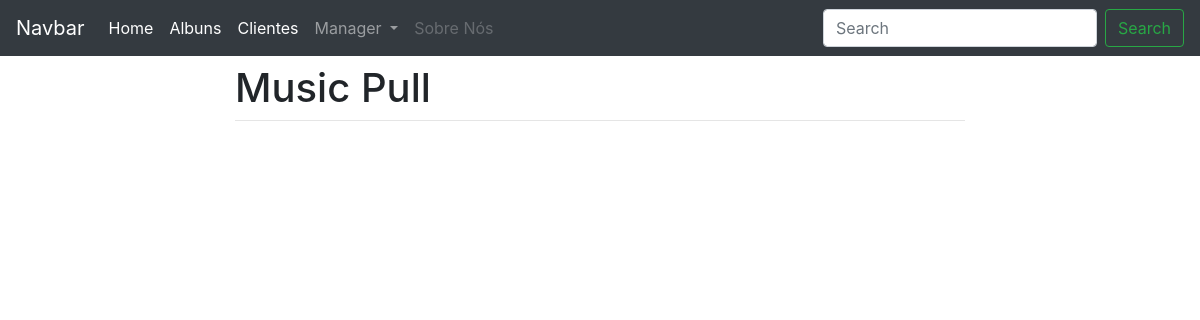
The page /Rc/ on the database as committed earlier.
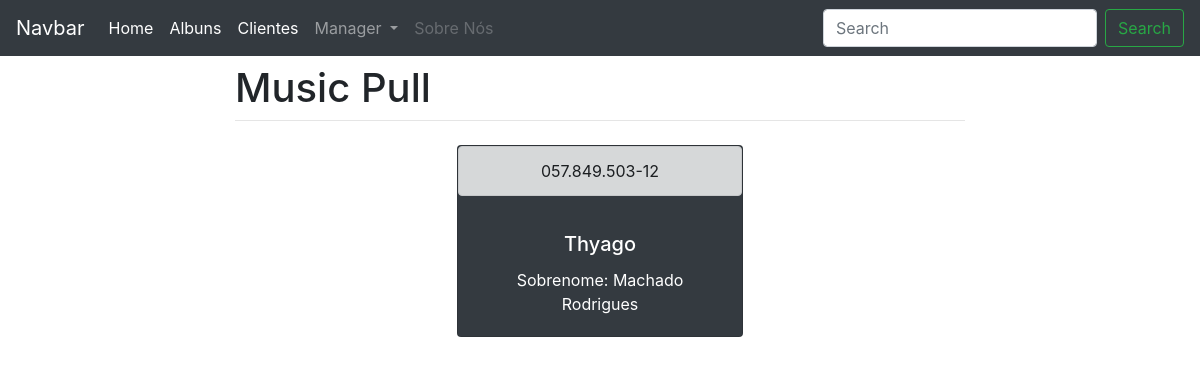
The same page on the database as committed later.
### musicas/models.py (models this page shows)
class Clientes (models.Model):
	nome = models.CharField(max_length=70,verbose_name='Nome')
	sobrenome = models.CharField(max_length=70,verbose_name='Sobrenome',default='')
	cpf = models.CharField(max_length=14,verbose_name='Cpf',default='000.000.000-00')
	class Meta:
		verbose_name_plural='Clientes'
	def __str__(self):
		return self.nome

### musicas/views.py (the view)
# urls.py: path('Rc/',rcliente,name="rC"),
def rcliente(request):
	data = {}
	data['clientes']= Clientes.objects.all()
	return render(request, 'musicas/listagemC.html',data)

### templates/musicas/listagemC.html
{% extends 'musicas/base.html' %}
{% block content %}
<div class="row justify-content-center" id="cards">
	{%for cliente in clientes %}
		<div class="col-sm-5">
			<div  class="card text-white text-center bg-dark mb-3" style="max-width: 18rem;" >
				<div class="alert alert-dark" role="alert">{{cliente.cpf}}</div>
				<div class="card-body">
					<h5 class="card-title"> {{cliente}}</h5>
					<p class="card-text">Sobrenome: {{cliente.sobrenome}}</p>
				</div>
			</div>
		</div>
	{%endfor%}
</div>
{% endblock %}

### templates/musicas/base.html (shortened to what this page needs)
<!doctype html>
<html lang="en">
  <head>
    <link rel="stylesheet" href="https://stackpath.bootstrapcdn.com/bootstrap/4.1.3/css/bootstrap.min.css">
  </head>
  <body>
      <nav class="navbar navbar-expand-lg navbar-dark bg-dark">
          <a class="navbar-brand" href="#">Navbar</a>
          <div class="collapse navbar-collapse" id="navbarSupportedContent">
            <ul class="navbar-nav mr-auto">
              <li class="nav-item active">
                <a class="nav-link" href="{%url 'home' %}">Home <span class="sr-only">(current)</span></a>
              </li>
              <li class="nav-item active">
                <a class="nav-link" href="{%url 'rA' %}">Albuns</a>
              </li>
              <li class="nav-item active">
                <a class="nav-link" href="{%url 'rC' %}">Clientes</a>
              </li>
              <li class="nav-item dropdown">
                <a class="nav-link dropdown-toggle" href="#" id="navbarDropdown" role="button" data-toggle="dropdown" aria-haspopup="true" aria-expanded="false">
                  Manager
                </a>
              </li>
              <li class="nav-item">
                <a class="nav-link disabled" href="{%url 'aboutus' %}" tabindex="-1" aria-disabled="true">Sobre Nós</a>
              </li>
            </ul>
            <form class="form-inline my-2 my-lg-0">
              <input class="form-control mr-sm-2" type="search" placeholder="Search" aria-label="Search">
              <button class="btn btn-outline-success my-2 my-sm-0" type="submit">Search</button>
            </form>
          </div>
        </nav>
    <div class="container">
      <div class="row justify-content-center">
        <div class="col-8">
          <h1 class="mt-2">Music Pull</h1>
          <hr class="mt-0 mb-4">
          {% block content %}
          {% endblock %}
        </div>
      </div>
    </div>
  </body>
</html>

Rows that differ between the two databases and show on the page:
added Clientes: cpf "057.849.503-12", nome "Thyago", sobrenome "Machado Rodrigues"
